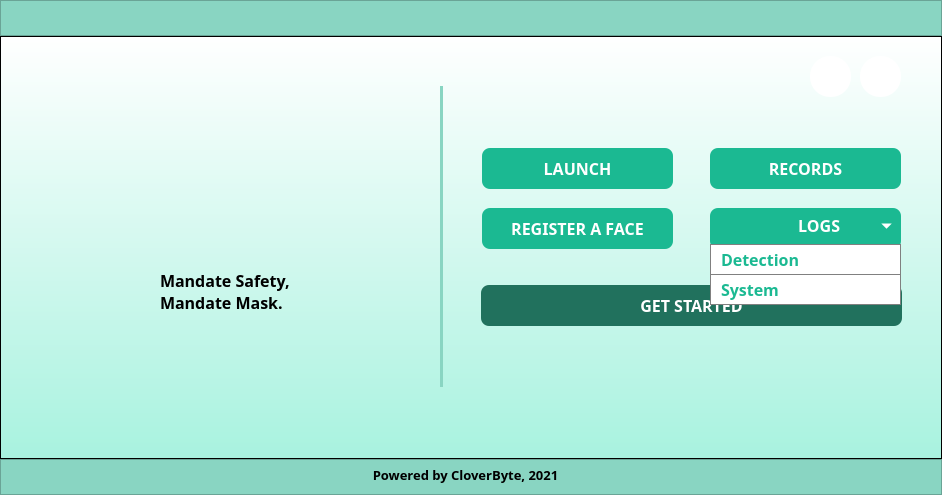
<?xml version="1.0" encoding="UTF-8"?>
<ui version="4.0">
 <class>MainWindow</class>
 <widget class="QMainWindow" name="MainWindow">
  <property name="geometry">
   <rect>
    <x>0</x>
    <y>0</y>
    <width>942</width>
    <height>495</height>
   </rect>
  </property>
  <property name="minimumSize">
   <size>
    <width>942</width>
    <height>495</height>
   </size>
  </property>
  <property name="maximumSize">
   <size>
    <width>942</width>
    <height>495</height>
   </size>
  </property>
  <property name="windowTitle">
   <string>MainWindow</string>
  </property>
  <widget class="QWidget" name="centralwidget">
   <layout class="QVBoxLayout" name="verticalLayout">
    <property name="spacing">
     <number>0</number>
    </property>
    <property name="leftMargin">
     <number>0</number>
    </property>
    <property name="topMargin">
     <number>0</number>
    </property>
    <property name="rightMargin">
     <number>0</number>
    </property>
    <property name="bottomMargin">
     <number>0</number>
    </property>
    <item>
     <widget class="QFrame" name="header">
      <property name="minimumSize">
       <size>
        <width>0</width>
        <height>36</height>
       </size>
      </property>
      <property name="maximumSize">
       <size>
        <width>16777215</width>
        <height>36</height>
       </size>
      </property>
      <property name="styleSheet">
       <string notr="true">background-color: rgb(137, 213, 194)</string>
      </property>
      <property name="frameShape">
       <enum>QFrame::StyledPanel</enum>
      </property>
      <property name="frameShadow">
       <enum>QFrame::Raised</enum>
      </property>
      <widget class="QLabel" name="label_3">
       <property name="geometry">
        <rect>
         <x>10</x>
         <y>5</y>
         <width>81</width>
         <height>31</height>
        </rect>
       </property>
       <property name="styleSheet">
        <string notr="true">background: transparent</string>
       </property>
       <property name="text">
        <string/>
       </property>
       <property name="pixmap">
        <pixmap resource="resources.qrc">:/newPrefix/logo.png</pixmap>
       </property>
       <property name="scaledContents">
        <bool>true</bool>
       </property>
      </widget>
     </widget>
    </item>
    <item>
     <widget class="QFrame" name="frame">
      <property name="styleSheet">
       <string notr="true">background-color: qlineargradient(spread:pad, x1:0.5, y1:1, x2:0.5, y2:0, stop:0 rgba(168, 242, 223, 255), stop:1 rgba(255, 255, 255, 255))</string>
      </property>
      <property name="frameShape">
       <enum>QFrame::StyledPanel</enum>
      </property>
      <property name="frameShadow">
       <enum>QFrame::Raised</enum>
      </property>
      <widget class="QPushButton" name="launchbtn">
       <property name="geometry">
        <rect>
         <x>482</x>
         <y>112</y>
         <width>191</width>
         <height>41</height>
        </rect>
       </property>
       <property name="minimumSize">
        <size>
         <width>191</width>
         <height>41</height>
        </size>
       </property>
       <property name="font">
        <font>
         <family>Work Sans</family>
         <pointsize>12</pointsize>
         <weight>75</weight>
         <bold>true</bold>
        </font>
       </property>
       <property name="styleSheet">
        <string notr="true">QPushButton{
	background-color: rgb(27, 185, 146);
	border: none;
	color: rgb(255, 255, 255);
	border-radius: 8px;
}
QPushButton:hover{
	background-color: rgb(31, 211, 166);
}
QPushButton:pressed{
	background-color: rgb(22, 154, 121)
}</string>
       </property>
       <property name="text">
        <string>LAUNCH</string>
       </property>
       <property name="autoDefault">
        <bool>true</bool>
       </property>
       <property name="flat">
        <bool>false</bool>
       </property>
      </widget>
      <widget class="QWidget" name="widget" native="true">
       <property name="geometry">
        <rect>
         <x>440</x>
         <y>50</y>
         <width>3</width>
         <height>301</height>
        </rect>
       </property>
       <property name="minimumSize">
        <size>
         <width>3</width>
         <height>301</height>
        </size>
       </property>
       <property name="maximumSize">
        <size>
         <width>16777215</width>
         <height>16777215</height>
        </size>
       </property>
       <property name="styleSheet">
        <string notr="true">background-color: rgb(137, 213, 194)</string>
       </property>
      </widget>
      <widget class="QPushButton" name="recordsbtn">
       <property name="geometry">
        <rect>
         <x>710</x>
         <y>112</y>
         <width>191</width>
         <height>41</height>
        </rect>
       </property>
       <property name="minimumSize">
        <size>
         <width>191</width>
         <height>41</height>
        </size>
       </property>
       <property name="font">
        <font>
         <family>Work Sans</family>
         <pointsize>12</pointsize>
         <weight>75</weight>
         <bold>true</bold>
        </font>
       </property>
       <property name="styleSheet">
        <string notr="true">QPushButton{
	background-color: rgb(27, 185, 146);
	border: none;
	color: rgb(255, 255, 255);
	border-radius: 8px;
}
QPushButton:hover{
	background-color: rgb(31, 211, 166);
}
QPushButton:pressed{
	background-color: rgb(22, 154, 121)
}</string>
       </property>
       <property name="text">
        <string>RECORDS</string>
       </property>
       <property name="autoDefault">
        <bool>true</bool>
       </property>
       <property name="flat">
        <bool>false</bool>
       </property>
      </widget>
      <widget class="QPushButton" name="registerbtn">
       <property name="geometry">
        <rect>
         <x>482</x>
         <y>172</y>
         <width>191</width>
         <height>41</height>
        </rect>
       </property>
       <property name="minimumSize">
        <size>
         <width>191</width>
         <height>41</height>
        </size>
       </property>
       <property name="font">
        <font>
         <family>Work Sans</family>
         <pointsize>12</pointsize>
         <weight>75</weight>
         <bold>true</bold>
        </font>
       </property>
       <property name="styleSheet">
        <string notr="true">QPushButton{
	background-color: rgb(27, 185, 146);
	border: none;
	color: rgb(255, 255, 255);
	border-radius: 8px;
}
QPushButton:hover{
	background-color: rgb(31, 211, 166);
}
QPushButton:pressed{
	background-color: rgb(22, 154, 121)
}</string>
       </property>
       <property name="text">
        <string>REGISTER A FACE</string>
       </property>
       <property name="autoDefault">
        <bool>true</bool>
       </property>
       <property name="flat">
        <bool>false</bool>
       </property>
      </widget>
      <widget class="QPushButton" name="logsbtn">
       <property name="geometry">
        <rect>
         <x>710</x>
         <y>172</y>
         <width>191</width>
         <height>41</height>
        </rect>
       </property>
       <property name="minimumSize">
        <size>
         <width>191</width>
         <height>41</height>
        </size>
       </property>
       <property name="font">
        <font>
         <family>Work Sans</family>
         <pointsize>12</pointsize>
         <weight>75</weight>
         <bold>true</bold>
        </font>
       </property>
       <property name="styleSheet">
        <string notr="true">QPushButton{
	background-color: rgb(27, 185, 146);
	border: none;
	color: rgb(255, 255, 255);
	border-radius: 8px;
	text-align: right;
	padding-right: 10px;
}
QPushButton:hover{
	background-color: rgb(31, 211, 166);
}
QPushButton:pressed{
	background-color: rgb(22, 154, 121)
}</string>
       </property>
       <property name="text">
        <string>LOGS          ⏷</string>
       </property>
       <property name="autoDefault">
        <bool>true</bool>
       </property>
       <property name="flat">
        <bool>false</bool>
       </property>
      </widget>
      <widget class="QPushButton" name="getstartedbtn">
       <property name="geometry">
        <rect>
         <x>481</x>
         <y>249</y>
         <width>421</width>
         <height>41</height>
        </rect>
       </property>
       <property name="minimumSize">
        <size>
         <width>421</width>
         <height>41</height>
        </size>
       </property>
       <property name="font">
        <font>
         <family>Work Sans</family>
         <pointsize>12</pointsize>
         <weight>75</weight>
         <bold>true</bold>
        </font>
       </property>
       <property name="styleSheet">
        <string notr="true">QPushButton{
	background-color: rgb(33, 113, 93);
	border: none;
	color: rgb(255, 255, 255);
	border-radius: 8px;
}
QPushButton:hover{
	background-color: rgb(46, 159, 131);
}
QPushButton:pressed{
	background-color: rgb(29, 100, 82);
}</string>
       </property>
       <property name="text">
        <string>GET STARTED</string>
       </property>
       <property name="autoDefault">
        <bool>true</bool>
       </property>
       <property name="flat">
        <bool>false</bool>
       </property>
      </widget>
      <widget class="QLabel" name="label_2">
       <property name="geometry">
        <rect>
         <x>160</x>
         <y>220</y>
         <width>151</width>
         <height>71</height>
        </rect>
       </property>
       <property name="minimumSize">
        <size>
         <width>151</width>
         <height>71</height>
        </size>
       </property>
       <property name="font">
        <font>
         <family>Work Sans SemiBold</family>
         <pointsize>12</pointsize>
         <weight>75</weight>
         <bold>true</bold>
        </font>
       </property>
       <property name="styleSheet">
        <string notr="true">background: transparent</string>
       </property>
       <property name="text">
        <string>Mandate Safety, 
Mandate Mask.</string>
       </property>
      </widget>
      <widget class="QLabel" name="label">
       <property name="geometry">
        <rect>
         <x>100</x>
         <y>130</y>
         <width>241</width>
         <height>101</height>
        </rect>
       </property>
       <property name="styleSheet">
        <string notr="true">background: transparent</string>
       </property>
       <property name="text">
        <string/>
       </property>
       <property name="pixmap">
        <pixmap resource="resources.qrc">:/newPrefix/logo.png</pixmap>
       </property>
       <property name="scaledContents">
        <bool>true</bool>
       </property>
      </widget>
      <widget class="QPushButton" name="detectionbtn">
       <property name="geometry">
        <rect>
         <x>710</x>
         <y>208</y>
         <width>191</width>
         <height>31</height>
        </rect>
       </property>
       <property name="minimumSize">
        <size>
         <width>191</width>
         <height>31</height>
        </size>
       </property>
       <property name="maximumSize">
        <size>
         <width>191</width>
         <height>31</height>
        </size>
       </property>
       <property name="font">
        <font>
         <family>Work Sans</family>
         <pointsize>12</pointsize>
         <weight>75</weight>
         <bold>true</bold>
        </font>
       </property>
       <property name="styleSheet">
        <string notr="true">QPushButton{
	background-color: rgb(255, 255, 255);
	color: rgb(27, 185, 146);
	border-style: solid;
	border-color: rgb(128,128,128);
	border-width: 1px;
	text-align: left;
	padding-left: 10px;
}
QPushButton:hover{
	background-color: rgb(220,220,220);
}
QPushButton:pressed{
	background-color: rgb(220,220,220);
}</string>
       </property>
       <property name="text">
        <string>Detection</string>
       </property>
       <property name="autoDefault">
        <bool>true</bool>
       </property>
       <property name="flat">
        <bool>false</bool>
       </property>
      </widget>
      <widget class="QPushButton" name="systembtn">
       <property name="geometry">
        <rect>
         <x>710</x>
         <y>238</y>
         <width>191</width>
         <height>31</height>
        </rect>
       </property>
       <property name="minimumSize">
        <size>
         <width>191</width>
         <height>31</height>
        </size>
       </property>
       <property name="maximumSize">
        <size>
         <width>191</width>
         <height>31</height>
        </size>
       </property>
       <property name="font">
        <font>
         <family>Work Sans</family>
         <pointsize>12</pointsize>
         <weight>75</weight>
         <bold>true</bold>
        </font>
       </property>
       <property name="styleSheet">
        <string notr="true">QPushButton{
	background-color: rgb(255, 255, 255);
	color: rgb(27, 185, 146);
	border-style: solid;
	border-color: rgb(128,128,128);
	border-width: 1px;
	text-align: left;
	padding-left: 10px;
}
QPushButton:hover{
	background-color: rgb(220,220,220);
}
QPushButton:pressed{
	background-color: rgb(220,220,220);
}</string>
       </property>
       <property name="text">
        <string>System</string>
       </property>
       <property name="autoDefault">
        <bool>true</bool>
       </property>
       <property name="flat">
        <bool>false</bool>
       </property>
      </widget>
      <widget class="QPushButton" name="btnLogout">
       <property name="geometry">
        <rect>
         <x>860</x>
         <y>20</y>
         <width>41</width>
         <height>41</height>
        </rect>
       </property>
       <property name="minimumSize">
        <size>
         <width>0</width>
         <height>0</height>
        </size>
       </property>
       <property name="font">
        <font>
         <family>Work Sans</family>
         <pointsize>12</pointsize>
         <weight>75</weight>
         <bold>true</bold>
        </font>
       </property>
       <property name="styleSheet">
        <string notr="true">QPushButton{
	background-color: rgb(255,255,255);
	border: none;
	color: rgb(255,255,255);
	border-radius: 20px;
}
QPushButton:hover{
	background-color: rgb(46, 159, 131);
}
QPushButton:pressed{
	background-color: rgb(29, 100, 82);
}</string>
       </property>
       <property name="text">
        <string/>
       </property>
       <property name="icon">
        <iconset>
         <normaloff>images/logout.png</normaloff>images/logout.png</iconset>
       </property>
       <property name="iconSize">
        <size>
         <width>45</width>
         <height>45</height>
        </size>
       </property>
       <property name="flat">
        <bool>false</bool>
       </property>
      </widget>
      <widget class="QPushButton" name="btnUserProfile">
       <property name="geometry">
        <rect>
         <x>810</x>
         <y>20</y>
         <width>41</width>
         <height>41</height>
        </rect>
       </property>
       <property name="minimumSize">
        <size>
         <width>0</width>
         <height>0</height>
        </size>
       </property>
       <property name="font">
        <font>
         <family>Work Sans</family>
         <pointsize>12</pointsize>
         <weight>75</weight>
         <bold>true</bold>
        </font>
       </property>
       <property name="styleSheet">
        <string notr="true">QPushButton{
	background-color: rgb(255,255,255);
	border: none;
	color: rgb(255,255,255);
	border-radius: 20px;
}
QPushButton:hover{
	background-color: rgb(46, 159, 131);
}
QPushButton:pressed{
	background-color: rgb(29, 100, 82);
}</string>
       </property>
       <property name="text">
        <string/>
       </property>
       <property name="icon">
        <iconset>
         <normaloff>images/user.png</normaloff>images/user.png</iconset>
       </property>
       <property name="iconSize">
        <size>
         <width>45</width>
         <height>45</height>
        </size>
       </property>
       <property name="flat">
        <bool>false</bool>
       </property>
      </widget>
     </widget>
    </item>
    <item>
     <widget class="QFrame" name="footer">
      <property name="minimumSize">
       <size>
        <width>0</width>
        <height>36</height>
       </size>
      </property>
      <property name="maximumSize">
       <size>
        <width>16777215</width>
        <height>36</height>
       </size>
      </property>
      <property name="styleSheet">
       <string notr="true">background-color: rgb(137, 213, 194)</string>
      </property>
      <property name="frameShape">
       <enum>QFrame::StyledPanel</enum>
      </property>
      <property name="frameShadow">
       <enum>QFrame::Raised</enum>
      </property>
      <widget class="QLabel" name="trademark">
       <property name="geometry">
        <rect>
         <x>340</x>
         <y>-20</y>
         <width>251</width>
         <height>71</height>
        </rect>
       </property>
       <property name="minimumSize">
        <size>
         <width>151</width>
         <height>71</height>
        </size>
       </property>
       <property name="font">
        <font>
         <family>Work Sans SemiBold</family>
         <pointsize>10</pointsize>
         <weight>75</weight>
         <bold>true</bold>
        </font>
       </property>
       <property name="styleSheet">
        <string notr="true">background: transparent</string>
       </property>
       <property name="text">
        <string>Powered by CloverByte, 2021</string>
       </property>
       <property name="alignment">
        <set>Qt::AlignCenter</set>
       </property>
      </widget>
     </widget>
    </item>
   </layout>
  </widget>
 </widget>
 <resources>
  <include location="resources.qrc"/>
 </resources>
 <connections/>
</ui>
